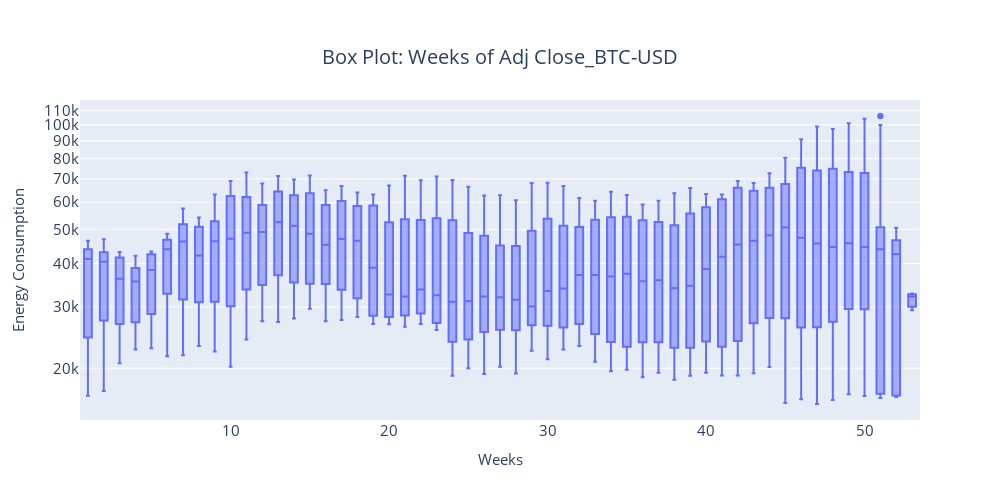

Notebook cell for this chart:
### Code cell
plot_seasonal_box_plot(7,ts_df,close_columns[0])

### Figure 1 — Plotly figure (JSON) as saved in the notebook; plotly's stock layout.template omitted (floating-point values rounded to 4 significant figures; data arrays with more than 128 entries replaced by an {"elided": "..."} marker saying what was removed)
{"data": [{"alignmentgroup": "True", "hovertemplate": "week=%{x}<br>Adj Close_BTC-USD=%{y}<extra></extra>", "legendgroup": "", "marker": {"color": "#636efa"}, "name": "", "notched": false, "offsetgroup": "", "orientation": "v", "showlegend": false, "type": "box", "x": {"elided": "1450 int values"}, "x0": " ", "xaxis": "x", "y": {"elided": "1450 float values"}, "y0": " ", "yaxis": "y"}], "layout": {"autosize": false, "boxmode": "group", "height": 500, "legend": {"font": {"size": 15}, "orientation": "h", "title": {}, "tracegroupgap": 0, "x": 1, "xanchor": "right", "y": 0.98, "yanchor": "bottom"}, "title": {"font": {"size": 20}, "text": "Box Plot: Weeks of Adj Close_BTC-USD", "x": 0.5, "xanchor": "center", "yanchor": "top"}, "width": 1000, "xaxis": {"anchor": "y", "autorange": true, "domain": [0, 1], "range": [0.5, 53.5], "tickfont": {"size": 15}, "title": {"font": {"size": 15}, "text": "Weeks"}, "type": "linear"}, "yaxis": {"anchor": "x", "autorange": true, "domain": [0, 1], "range": [4.152, 5.072], "tickfont": {"size": 15}, "title": {"font": {"size": 15}, "text": "Energy Consumption"}, "type": "log"}}}
